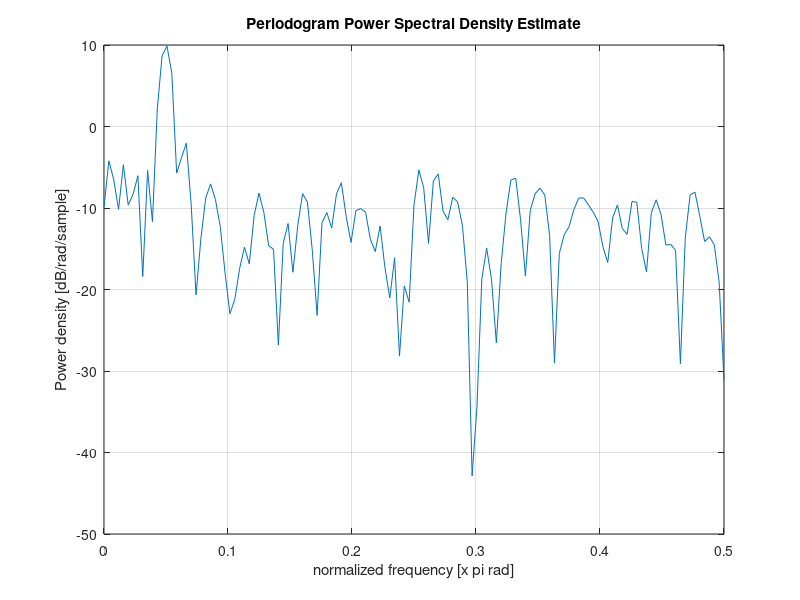

This chart was generated by the following MATLAB code:
%Dùng periodogram để hiện biểu đồ miền tần  số
n = 100; % Số lượng mẫu
Y = sin(2 * pi * (1:n) / 20) + 0.5 * randn(1, n)

figure, periodogram(Y)